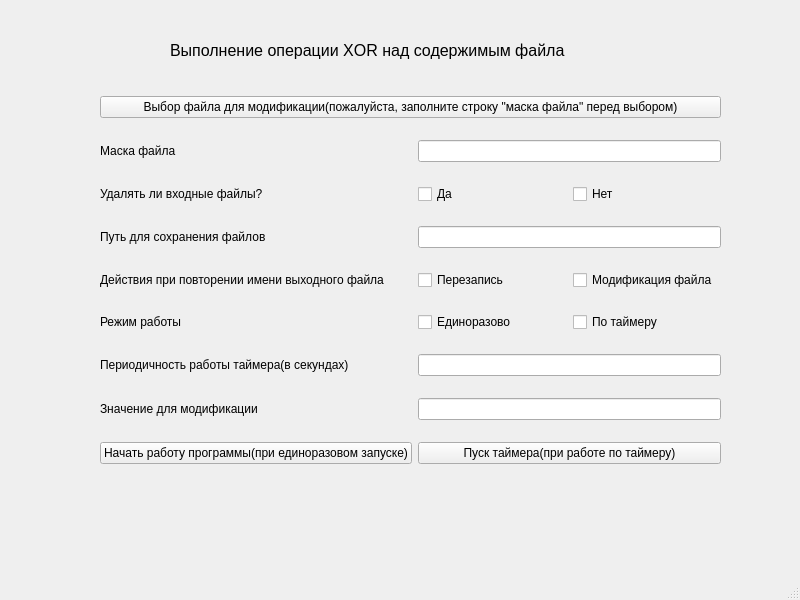
<?xml version="1.0" encoding="UTF-8"?>
<ui version="4.0">
 <class>MainWindow</class>
 <widget class="QMainWindow" name="MainWindow">
  <property name="geometry">
   <rect>
    <x>0</x>
    <y>0</y>
    <width>800</width>
    <height>600</height>
   </rect>
  </property>
  <property name="windowTitle">
   <string>MainWindow</string>
  </property>
  <widget class="QWidget" name="centralwidget">
   <widget class="QWidget" name="gridLayoutWidget">
    <property name="geometry">
     <rect>
      <x>100</x>
      <y>80</y>
      <width>621</width>
      <height>401</height>
     </rect>
    </property>
    <layout class="QGridLayout" name="gridLayout">
     <item row="6" column="0">
      <widget class="QLabel" name="label_4">
       <property name="text">
        <string>Действия при повторении имени выходного файла</string>
       </property>
      </widget>
     </item>
     <item row="4" column="1">
      <widget class="QCheckBox" name="checkBox_delete_yes">
       <property name="text">
        <string>Да</string>
       </property>
      </widget>
     </item>
     <item row="9" column="1" colspan="2">
      <widget class="QLineEdit" name="lineEdit_perem"/>
     </item>
     <item row="7" column="1">
      <widget class="QCheckBox" name="checkBox_timer_no">
       <property name="text">
        <string>Единоразово</string>
       </property>
      </widget>
     </item>
     <item row="7" column="0">
      <widget class="QLabel" name="label_5">
       <property name="text">
        <string>Режим работы</string>
       </property>
      </widget>
     </item>
     <item row="5" column="1" colspan="2">
      <widget class="QLineEdit" name="lineEdit_save"/>
     </item>
     <item row="1" column="0" colspan="3">
      <widget class="QPushButton" name="pushButton">
       <property name="text">
        <string>Выбор файла для модификации(пожалуйста, заполните строку &quot;маска файла&quot; перед выбором)</string>
       </property>
      </widget>
     </item>
     <item row="8" column="1" colspan="2">
      <widget class="QLineEdit" name="lineEdit_timer"/>
     </item>
     <item row="4" column="0">
      <widget class="QLabel" name="label_2">
       <property name="text">
        <string>Удалять ли входные файлы?</string>
       </property>
      </widget>
     </item>
     <item row="7" column="2">
      <widget class="QCheckBox" name="checkBox_timer_yes">
       <property name="text">
        <string>По таймеру</string>
       </property>
      </widget>
     </item>
     <item row="9" column="0">
      <widget class="QLabel" name="label_7">
       <property name="text">
        <string>Значение для модификации</string>
       </property>
      </widget>
     </item>
     <item row="5" column="0">
      <widget class="QLabel" name="label_3">
       <property name="text">
        <string>Путь для сохранения файлов</string>
       </property>
      </widget>
     </item>
     <item row="2" column="0">
      <widget class="QLabel" name="label">
       <property name="text">
        <string>Маска файла</string>
       </property>
      </widget>
     </item>
     <item row="4" column="2">
      <widget class="QCheckBox" name="checkBox_delete_no">
       <property name="text">
        <string>Нет</string>
       </property>
      </widget>
     </item>
     <item row="2" column="1" colspan="2">
      <widget class="QLineEdit" name="lineEdit_mask"/>
     </item>
     <item row="6" column="2">
      <widget class="QCheckBox" name="checkBox_overwrite_no">
       <property name="text">
        <string>Модификация файла</string>
       </property>
      </widget>
     </item>
     <item row="8" column="0">
      <widget class="QLabel" name="label_6">
       <property name="text">
        <string>Периодичность работы таймера(в секундах)</string>
       </property>
      </widget>
     </item>
     <item row="6" column="1">
      <widget class="QCheckBox" name="checkBox_overwrite_yes">
       <property name="text">
        <string>Перезапись</string>
       </property>
      </widget>
     </item>
     <item row="10" column="0">
      <widget class="QPushButton" name="pushButton_2">
       <property name="text">
        <string>Начать работу программы(при единоразовом запуске)</string>
       </property>
      </widget>
     </item>
     <item row="10" column="1" colspan="2">
      <widget class="QPushButton" name="pushButton_3">
       <property name="text">
        <string>Пуск таймера(при работе по таймеру)</string>
       </property>
      </widget>
     </item>
    </layout>
   </widget>
   <widget class="QLabel" name="label_8">
    <property name="geometry">
     <rect>
      <x>170</x>
      <y>30</y>
      <width>481</width>
      <height>41</height>
     </rect>
    </property>
    <property name="font">
     <font>
      <pointsize>12</pointsize>
     </font>
    </property>
    <property name="text">
     <string>Выполнение операции XOR над содержимым файла</string>
    </property>
   </widget>
  </widget>
  <widget class="QMenuBar" name="menubar">
   <property name="geometry">
    <rect>
     <x>0</x>
     <y>0</y>
     <width>800</width>
     <height>26</height>
    </rect>
   </property>
  </widget>
  <widget class="QStatusBar" name="statusbar"/>
 </widget>
 <resources/>
 <connections/>
</ui>
